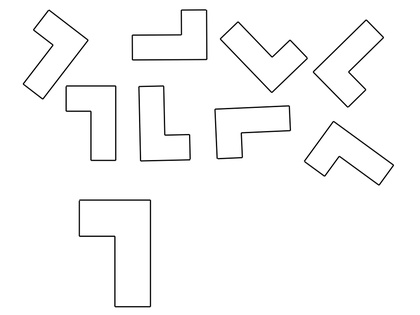
%> input picture training_schema/training_L1-1.jpg, 420 x 315 px, shrunk from 2000 x 1500 before the run; its folder holds only this picture in this run
$ octave --eval "result = train_scheme;"   (GNU Octave 9; MATLAB toolbox functions it lacks are replaced by stand-ins)
%> lines starting %> are read from the running program, lines starting %| are printed output that depends on the picture; in (x1, y1, x2, y2) boxes, pixels count from 0 and x2, y2 are one past the last pixel; in counts of white or black regions, pixels touching at a corner belong together; the program's own positions count from 1
%> in train_scheme, I is the input picture: size 315x420 uint8; min 0, max 255, mean 249.3
%> in train_image, `imbw = im2bw(imgr,graythresh(imgr));`:
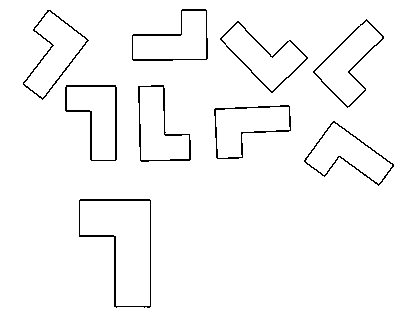
%> imbw: size 315x420 logical; 97.3% white; black in thin lines or dots, all inside (x1, y1, x2, y2) = (23, 9, 394, 308)
### scheme_labelling.m
%{
    SCHEME_LABELLING

    Input: immagine schema segmentato (linee schema in nero e resto bianco)
    Output: immagine labelling
%}

function out_labels = scheme_labelling(bw)

% calcolo le label
tmp_lab = bwlabel(bw);
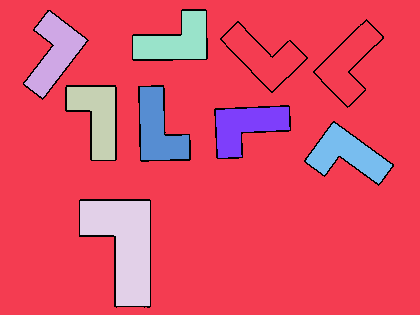
%> tmp_lab: size 315x420 double; 9 distinct labels, from 0 to 8; one colour per label, 0 black
n_label = max(max(tmp_lab));
%> n_label = 8

% la label con più perimetro comune alle righe nere è lo sfondo bianco esterno

% calcolo i perimetri comuni alle righe nere
common_perimeters = zeros(n_label);

for i = 0 : max(n_label)
    common_perimeters = count_common_perimeter4c(tmp_lab,i);
end
%> this loop made 9 passes
%> common_perimeters on passes 1 to 9: 8642, 3484, 338, 242, 350, 242, 246, 252, 332

% elimino la label con perimetro comune maggiore
min_index = find(common_perimeters == min(common_perimeters),1);
%> min_index = 1

mask = (tmp_lab == min_index) .* min_index;
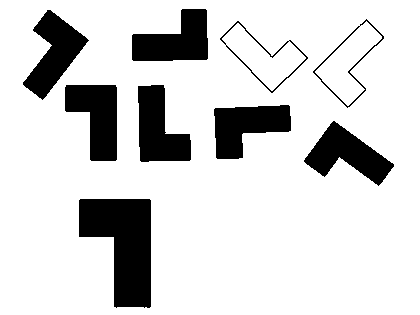
%> mask: size 315x420 double; values 0 (black) and 1 (white), 83.4% white; 9 black regions, largest, box (x1, y1, x2, y2) and area: (79, 199, 151, 308) 5329, (65, 85, 117, 161) 2720, (138, 85, 191, 162) 2668

tmp_lab = tmp_lab-mask;
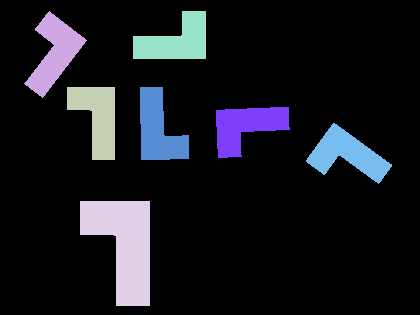
%> tmp_lab: size 315x420 double; 8 distinct labels, from 0 to 8; one colour per label, 0 black

for i = min_index+1 : n_label
    mask = (tmp_lab == i);
    tmp_lab = tmp_lab-(mask.*i) + (mask.*(i-1));
end
%> this loop made 7 passes
%> pass 1, in scheme_labelling, `mask = (tmp_lab == i);`:
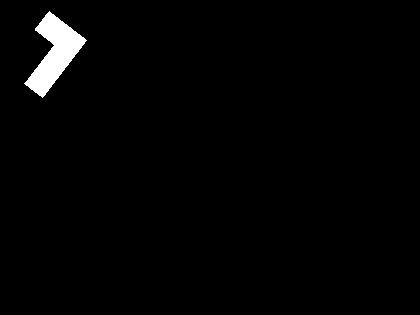
%> mask: size 315x420 logical; 1.7% white; 1 white region, box (x1, y1, x2, y2) and area: (24, 11, 87, 98) 2297
%> after the loop:
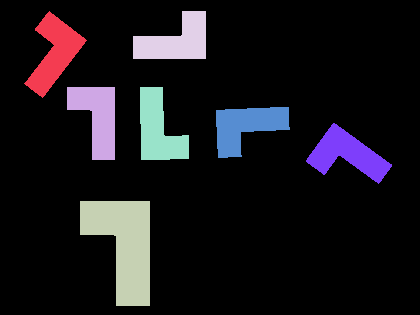
%> tmp_lab: size 315x420 double; 8 distinct labels, from 0 to 7; one colour per label, 0 black

out_labels = tmp_lab;

end

%funzione che calcola perimetro comune
function common_perimeter = count_common_perimeter4c(label_im,label)
    common_perimeter = 0;
    for i = 1 : size(label_im,1)
        for j = 1 : size(label_im,2)
            if label_im(i,j) == label
               if i < size(label_im,1)
                    if label_im(i+1,j) == 0
                        common_perimeter = common_perimeter + 1;
                    end
               end
               if i > 1
                    if label_im(i-1,j) == 0
                        common_perimeter = common_perimeter + 1;
                    end
               end

               if j < size(label_im,2)
                    if label_im(i,j+1) == 0
                        common_perimeter = common_perimeter + 1;
                    end
               end
               if j > 1
                    if label_im(i,j-1) == 0
                        common_perimeter = common_perimeter + 1;
                    end
               end
            end
        end
    end
end

### moment.m
function m = moment(image,mask,p,q)
% Function to calculate any ordinary moment of the intersted image region
% Author:   Vishnu Muralidharan
% University of Alabama in Huntsville

% Inputs:   image: input image for which moments need to be calculated
%           mask: specifying this allows you to calculate moments for a
%           specified region
%           p,q: order of moments to be calculated
% Outputs:  m = moment of the specifed order fot the image
% Reference:  Visual Pattern Recognition by Moment Invariants


    if ~exist('mask','var')
        mask = ones(size(image,1),size(image,2));   %if mask is not specified, select the whole image
    end

    image = double(image);
    m=0;
    for i=1:1:size(mask,1)
        for j=1:1:size(mask,2)
            if mask(i,j) == 1
                m = m + (double((image(i,j))*(i^p)*(j^q))) ; %moment calculation
            end
        end
    end
end

### get_signatures.m
%{
    GET_SIGNATURES

    Input: matrice di label
    Ouput: una lista di matrici. Ogni elemento della lista è relativo ad
    una label, ogni elemento è una matrice  ogni riga della matrice è una
    possibile signature (sono le stesse ma traslate per i vari punti di
    max).

    Per accedere ad una singola signature si usa
    output_funzione{numero_label}(numero_signature,:)

    Può essere usata sia per scene che per schemi.

%}

function signatures = get_signatures(label_image)

% scorro per ogni label dell'immagine
for i = 1 : max(max(label_image))

    % prendo la maschera della singola label
    mask = label_image == i;

    % calcolo centroide
    centroid_x = moment(mask,mask,1,0)/moment(mask,mask,0,0);
    centroid_y = moment(mask,mask,0,1)/moment(mask,mask,0,0);

    % calcolo bordo (esterno)
    bw = bwboundaries(mask,8,'noholes');
    b = bw{1};

    x = b(:,1);
    y = b(:,2);

    %calcolo distanza
    distances = sqrt((x - centroid_x).^2 + (y - centroid_y).^2);

    % ricampiono il vettore distanza per avere esattamente 100 elementi
    % si utilizza l'interpolazione
    s = size(distances,1)/100;

    for r = 1 : 100
        k = r*s;
        floor_r = floor(k);
        ceil_r =  ceil(k);
        if floor_r < 1
            floor_r = 1;
        end
        if ceil_r > size(distances,1)
            ceil_r = size(distances,1);
        end
        floor_value = distances(floor_r);
        ceil_value = distances(ceil_r);
        molt_floor = ceil_r - k;
        molt_ceil = 1-molt_floor;
        tmp_distance(r,1) = floor_value*molt_floor + ceil_value*molt_ceil;
    end

    distances = tmp_distance;
    max_value = max(max(distances));
    min_value = min(min(distances));

    % trovo tutti i picchi non vicini (almeno lontani 5) e che abbiano valore
    % almeno del 70% del max
    [peaks,locs] = findpeaks(distances,'MinPeakDistance',5,'MinPeakHeight',max_value*0.70);

    norm_distances = zeros(size(locs,1),size(distances,1));

    % creo tutte le signature tralsate per i picchi trovati e le
    % normalizzo da 0 a 1;
    for h=1 : size(locs,1)
        if(locs(h) ~= 1)
            norm_distances(h,:) = cat(1,distances(locs(h):end),distances(1:locs(h)-1));
        else
            norm_distances(h,:) = distances;
        end
        norm_distances(h,:) = (norm_distances(h,:) - min_value)/(max_value-min_value);
    end

    signatures(i) = {norm_distances};
end
%> this loop made 7 passes
%> (centroid_x, centroid_y, s, max_value, min_value, peaks, locs) on passes 1 to 7: (53.8, 55.1, 1.89, 45.15, 4.96, [41.57; 34.05; 45.15; 42.73], [41; 60; 91; 99]), (117.6, 97.87, 2.37, 45.4, 4.91, [33.92; 45.4], [20; 51]), (244.9, 124.6, 3.45, 65.43, 7.64, [49.4; 65.43; 61.53], [20; 51; 60]), (41.68, 176.5, 2.37, 45.6, 4.77, [41.06; 33.85; 45.6], [41; 60; 91]), (130.2, 158.9, 2.37, 45.79, 5.25, [41.34; 33.6], [50; 69]), (126.9, 247.1, 2.38, 45.62, 5.14, [45.62; 42.8; 41.55], [31; 40; 80]), (155, 348, 1.93, 45.32, 5.12, [33.8; 45.32], [20; 51])
%> pass 3, in get_signatures, `mask = label_image == i;`:
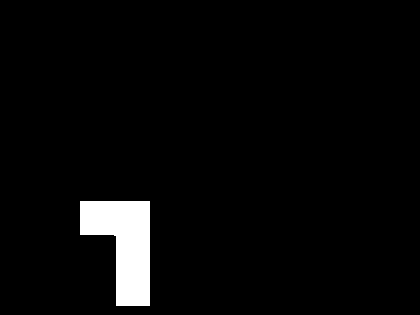
%> mask: size 315x420 logical; 3.6% white; 1 white region, box (x1, y1, x2, y2) and area: (80, 201, 150, 306) 4796
%> after the loop, norm_distances = 100 columns, first 8: [0.713 0.672 0.622 0.571 0.528 0.496 0.443 0.418; 1 0.977 0.964 0.944 0.939 0.923 0.928 0.936]; signatures = 7 items; tmp_distance = 100 values, max 45.32 at index 51, min 5.12 at index 77, mean 28.31

end

### train_scheme.m
%{
    TRAIN_SCHEME

    Legge le immagini di training e calcola le signature per ogni immagine.
    Ogni immagine rappresenta una classe.
%}

function signatures = train_scheme()

    D = 'training_schema';
    S = dir(fullfile(D,'*.jpg')); % pattern to match filenames.

    for k = 1:numel(S)
        F = fullfile(D,S(k).name);
        I = imread(F);
        tmp = train_image(I);
        signatures{k} = tmp{1};
        a = 1;
    end
  end

function signatures = train_image(im)
    imgr = im;
    imbw = im2bw(imgr,graythresh(imgr));
    imlab = scheme_labelling(imbw);
    tmp_sign = get_signatures(imlab);
%> tmp_sign = 7 items
    signatures{1} = [];
    for i= 1 : max(max(imlab))
        signatures{1} = cat(1,signatures{1},tmp_sign{i});
    end
%> after the loop, signatures = 1 item
end

$ run again, on training_schema/training_L2-1(1).jpg
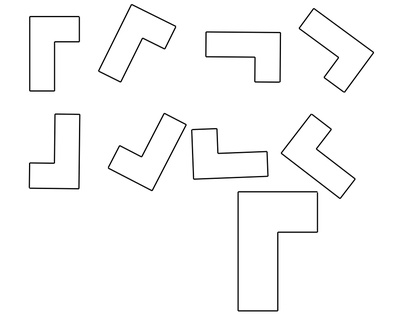
%> input picture training_schema/training_L2-1(1).jpg, 420 x 315 px, shrunk from 2000 x 1500 before the run
%> in train_scheme, I is the input picture: size 315x420 uint8; min 0, max 255, mean 249.2
%> imbw: size 315x420 logical; 97.2% white; black in thin lines or dots, all inside (x1, y1, x2, y2) = (29, 4, 374, 312)
%> n_label = 10
%> the loop in scheme_labelling, `for i = 0 : max(n_label)` made 11 passes
%> common_perimeters on passes 1 to 8: 9326, 2802, 248, 244, 320, 322, 250, 242
%> min_index = 1
%> the loop in scheme_labelling, `for i = min_index+1 : n_label` made 9 passes
%> the loop in get_signatures, `for i = 1 : max(max(label_image))` made 9 passes
%> (centroid_x, centroid_y, s, max_value, min_value, peaks, locs) on passes 1 to 6: (47.56, 49.28, 2.38, 46.06, 4.81, [40.94; 46.06], [20; 70]), (158.3, 61.14, 2.37, 45.47, 5.23, [45.47; 34.01; 41.16], [40; 71; 91]), (40.88, 135, 2.13, 45.26, 5.24, [33.91; 41.72; 45.26], [30; 50; 99]), (155.3, 150.2, 2.12, 45.48, 4.97, [45.48; 34.33], [50; 80]), (160, 224.3, 2.37, 45.11, 5.11, [45.11; 34.1], [50; 80]), (51.13, 250.2, 2.36, 45.51, 4.91, [34.33; 41.27; 42.37], [31; 51; 91])
%> pass 3, in get_signatures, `mask = label_image == i;`:
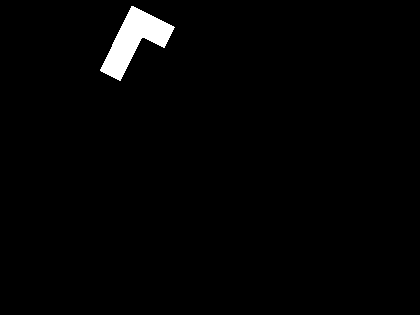
%> mask: size 315x420 logical; 1.7% white; 1 white region, box (x1, y1, x2, y2) and area: (100, 6, 175, 81) 2299
%> after the loop in get_signatures, `for i = 1 : max(max(label_image))`: norm_distances = 100 columns, first 8: [1 0.954 0.903 0.843 0.796 0.755 0.692 0.653; 0.715 0.697 0.672 0.649 0.634 0.617 0.614 0.621; 0.9 0.896 0.851 0.817 0.793 0.748 0.729 0.69]; signatures = 9 items; tmp_distance = 100 values, max 45.48 at index 10, min 4.94 at index 82, mean 28.36
%> tmp_sign = 9 items
%> the loop in train_image, `for i= 1 : max(max(imlab))` made 9 passes
%> after the loop in train_image, `for i= 1 : max(max(imlab))`: signatures = 1 item
